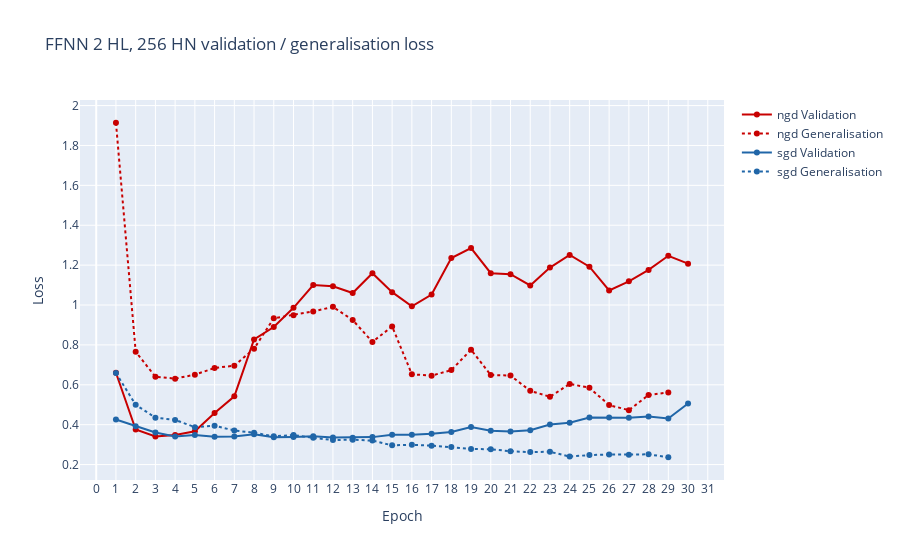

Source (notebook cell):
### Code cell
# Visualise generalisation loss vs. testing loss for each model

train_gen_figs = {}
for title in models.keys():
    train_gen_fig = go.Figure()
    color_index = 0
    for optim in optimizers:
        color = color_cycle[color_index % len(color_cycle)]
        color_index += 1
        train_gen_fig.add_trace(go.Scatter(
            x=epochs,
            y=val_losses[title][optim][1:],
            mode="lines+markers",
            name=f"{optim} Validation",
            line=dict(color=color),
        ))
        train_gen_fig.add_trace(go.Scatter(
            x=epochs,
            y=gen_losses[title][optim][1:],
            mode="lines+markers",
            name=f"{optim} Generalisation",
            line=dict(color=color, dash="dot"),
        ))
    train_gen_fig.update_layout(
        title=f"{title} validation / generalisation loss",
        xaxis_title="Epoch",
        yaxis_title="Loss",
        xaxis=dict(
            tickmode='linear',
            tick0=0,
            dtick=1,
        ),
        yaxis_type="linear",
    )
    train_gen_figs[title] = train_gen_fig
    train_gen_fig.show()

### Figure 1 — Plotly figure (JSON) as saved in the notebook; plotly's stock layout.template omitted (floating-point values rounded to 4 significant figures)
{"data": [{"line": {"color": "rgb(200, 0, 0)"}, "mode": "lines+markers", "name": "ngd Validation", "type": "scatter", "x": [1, 2, 3, 4, 5, 6, 7, 8, 9, 10, 11, 12, 13, 14, 15, 16, 17, 18, 19, 20, 21, 22, 23, 24, 25, 26, 27, 28, 29, 30], "y": [0.6606, 0.3756, 0.3412, 0.3479, 0.3666, 0.4582, 0.5423, 0.8274, 0.8895, 0.986, 1.1, 1.094, 1.06, 1.159, 1.064, 0.9933, 1.053, 1.236, 1.285, 1.159, 1.155, 1.098, 1.188, 1.251, 1.192, 1.073, 1.119, 1.176, 1.247, 1.207]}, {"line": {"color": "rgb(200, 0, 0)", "dash": "dot"}, "mode": "lines+markers", "name": "ngd Generalisation", "type": "scatter", "x": [1, 2, 3, 4, 5, 6, 7, 8, 9, 10, 11, 12, 13, 14, 15, 16, 17, 18, 19, 20, 21, 22, 23, 24, 25, 26, 27, 28, 29, 30], "y": [1.914, 0.7659, 0.6403, 0.6309, 0.651, 0.6843, 0.696, 0.7808, 0.9337, 0.9492, 0.9678, 0.9908, 0.9248, 0.815, 0.8922, 0.6528, 0.6459, 0.6736, 0.7759, 0.6489, 0.6463, 0.5696, 0.5399, 0.6043, 0.5852, 0.4981, 0.4729, 0.5487, 0.5615]}, {"line": {"color": "rgb(32, 102, 168)"}, "mode": "lines+markers", "name": "sgd Validation", "type": "scatter", "x": [1, 2, 3, 4, 5, 6, 7, 8, 9, 10, 11, 12, 13, 14, 15, 16, 17, 18, 19, 20, 21, 22, 23, 24, 25, 26, 27, 28, 29, 30], "y": [0.426, 0.3927, 0.3612, 0.3413, 0.3478, 0.3397, 0.3405, 0.3517, 0.3367, 0.3384, 0.342, 0.3355, 0.335, 0.3376, 0.3491, 0.3489, 0.3546, 0.3631, 0.388, 0.3699, 0.3659, 0.3725, 0.4009, 0.4094, 0.4356, 0.4359, 0.4343, 0.4407, 0.4308, 0.5065]}, {"line": {"color": "rgb(32, 102, 168)", "dash": "dot"}, "mode": "lines+markers", "name": "sgd Generalisation", "type": "scatter", "x": [1, 2, 3, 4, 5, 6, 7, 8, 9, 10, 11, 12, 13, 14, 15, 16, 17, 18, 19, 20, 21, 22, 23, 24, 25, 26, 27, 28, 29, 30], "y": [0.6591, 0.4998, 0.4353, 0.4239, 0.3876, 0.3946, 0.3709, 0.3597, 0.3417, 0.3482, 0.3339, 0.3231, 0.3247, 0.3202, 0.2963, 0.2994, 0.2949, 0.288, 0.2782, 0.2767, 0.2669, 0.2625, 0.2643, 0.2403, 0.2475, 0.2504, 0.2492, 0.2513, 0.2367]}], "layout": {"title": {"text": "FFNN 2 HL, 256 HN validation / generalisation loss"}, "xaxis": {"dtick": 1, "tick0": 0, "tickmode": "linear", "title": {"text": "Epoch"}}, "yaxis": {"title": {"text": "Loss"}, "type": "linear"}}}
